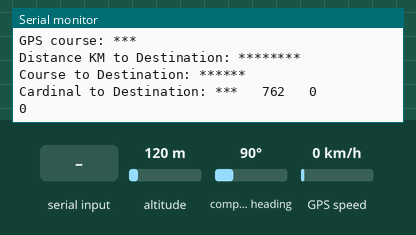
Simulated run of this sketch. Board: Arduino Mega 2560, built with avr-gcc and run on an emulated ATmega2560. Parts: the last lines printed to the serial monitor. The inputs (shaded band) are chosen by the test bench; at power-on: altitude 120 m, compass heading 90°, GPS speed 0 km/h. The GPS gets a fix after 3 s at 37.7749, -122.4194 with 8 satellites.

Above: at 1.2 s.
1.3 s: altitude set to 0 m
At 2.9 s:
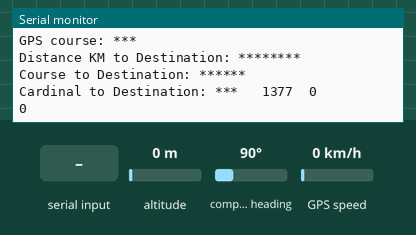
4.6 s: compass heading set to 7°
At 5.8 s:
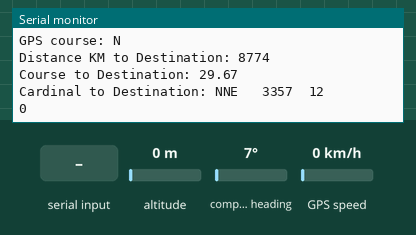
6.7 s: GPS speed set to 30 km/h
At 8.1 s:
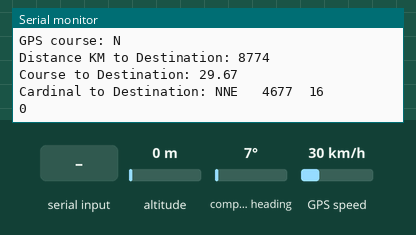
9.7 s: altitude set to 20 m
At 11.0 s:
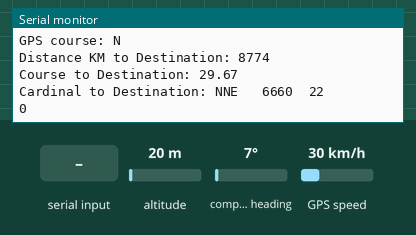
12.8 s: compass heading set to 180°
At 13.8 s:
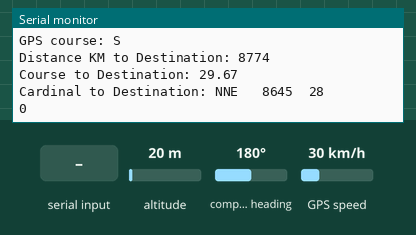
14.9 s: "1" received over the second serial link
At 17.3 s:
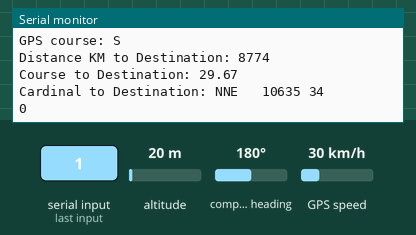

The sketch:

GPSExample.ino
```cpp
/* Working Example for Beitan BN 880 GPS module, using TinyGPSPlus Library by Mikal Hart
Last edit: 23 Feb 2024.

If this is the first time using the GPS module for a while, it requires up to 30
minutes to start up and find a satellite.

GPS location is most effective when the module is outside, or near an open window.

The blue light on the GPS indicates data transmission.
The red light indicates a satellite has been found. */

#include <TinyGPSPlus.h>

// Baud rate of the GPS module
static const uint32_t GPSBaud = 9600;

// The TinyGPSPlus object
TinyGPSPlus gps;

void setup() {
  // Initiate Arduino Serial for debugging
  Serial.begin(115200);
  // Initiate GPS Module Serial
  Serial1.begin(GPSBaud);

  Serial.print(F("Testing TinyGPSPlus library v. "));
  Serial.println(TinyGPSPlus::libraryVersion());
  Serial.println(F("by Mikal Hart"));
  Serial.println();
  Serial.println(F("Sats HDOP  Latitude   Longitude   Fix  Date       Time     Date Alt    Course Speed Card  Distance Course Card  Chars Sentences Checksum"));
  Serial.println(F("           (deg)      (deg)       Age                      Age  (m)    --- from GPS ----  ---- to Destination  ----  RX    RX        Fail"));
  Serial.println(F("----------------------------------------------------------------------------------------------------------------------------------------"));
}

void loop() {
  // Test Latitude and Longitude
  static const double DESTINATION_LAT =52.3731313, DESTINATION_LON = 4.8768349;

  Serial.print("Satellite value: ");
  printInt(gps.satellites.value(), gps.satellites.isValid(), 5);
  Serial.println(" ");

  Serial.print("GPS hdop: ");
  printFloat(gps.hdop.hdop(), gps.hdop.isValid(), 6, 1);
  Serial.println(" ");

  Serial.print("Current lat and Long: ");
  printFloat(gps.location.lat(), gps.location.isValid(), 11, 6);
  printFloat(gps.location.lng(), gps.location.isValid(), 12, 6);
  Serial.println(" ");

  Serial.print("Location age: ");
  printInt(gps.location.age(), gps.location.isValid(), 5);
  Serial.println(" ");

  Serial.print("GPS date + time: ");
  printDateTime(gps.date, gps.time);
  Serial.println(" ");

  Serial.print("Altitude: ");
  printFloat(gps.altitude.meters(), gps.altitude.isValid(), 7, 2);
  Serial.println(" ");

  Serial.print("Course deg: ");
  printFloat(gps.course.deg(), gps.course.isValid(), 7, 2);
  Serial.println(" ");

  Serial.print("Speed kmph value: ");
  printFloat(gps.speed.kmph(), gps.speed.isValid(), 6, 2);
  Serial.println(" ");

  Serial.print("GPS course: ");
  printStr(gps.course.isValid() ? TinyGPSPlus::cardinal(gps.course.deg()) : "*** ", 6);
  Serial.println(" ");

  unsigned long distanceKmToDest =
    (unsigned long)TinyGPSPlus::distanceBetween(
      gps.location.lat(),
      gps.location.lng(),
      DESTINATION_LAT,
      DESTINATION_LON)
    / 1000;
  Serial.print("Distance KM to Destination: ");
  printInt(distanceKmToDest, gps.location.isValid(), 9);
  Serial.println(" ");

  double courseToDest =
    TinyGPSPlus::courseTo(
      gps.location.lat(),
      gps.location.lng(),
      DESTINATION_LAT,
      DESTINATION_LON);

  Serial.print("Course to Destination: ");
  printFloat(courseToDest, gps.location.isValid(), 7, 2);
  Serial.println(" ");

  const char *cardinalToDest = TinyGPSPlus::cardinal(courseToDest);

  Serial.print("Cardinal to Destination: ");
  printStr(gps.location.isValid() ? cardinalToDest : "*** ", 6);
  printInt(gps.charsProcessed(), true, 6);
  printInt(gps.sentencesWithFix(), true, 10);
  printInt(gps.failedChecksum(), true, 9);
  Serial.println();

  smartDelay(1000);

  if (millis() > 5000 && gps.charsProcessed() < 10)
    Serial.println(F("No GPS data received: check wiring"));
}

// This custom version of delay() ensures that the gps object
// is being "fed".
static void smartDelay(unsigned long ms) {
  unsigned long start = millis();
  do {
    while (Serial1.available())
      gps.encode(Serial1.read());
  } while (millis() - start < ms);
}

static void printFloat(float val, bool valid, int len, int prec) {
  if (!valid) {
    while (len-- > 1)
      Serial.print('*');
    Serial.print(' ');
  } else {
    Serial.print(val, prec);
    int vi = abs((int)val);
    int flen = prec + (val < 0.0 ? 2 : 1);  // . and -
    flen += vi >= 1000 ? 4 : vi >= 100 ? 3
                           : vi >= 10  ? 2
                                       : 1;
    for (int i = flen; i < len; ++i)
      Serial.print(' ');
  }
  smartDelay(0);
}

static void printInt(unsigned long val, bool valid, int len) {
  char sz[32] = "*****************";
  if (valid)
    sprintf(sz, "%ld", val);
  sz[len] = 0;
  for (int i = strlen(sz); i < len; ++i)
    sz[i] = ' ';
  if (len > 0)
    sz[len - 1] = ' ';
  Serial.print(sz);
  smartDelay(0);
}

static void printDateTime(TinyGPSDate &d, TinyGPSTime &t) {
  if (!d.isValid()) {
    Serial.print(F("********** "));
  } else {
    char sz[32];
    sprintf(sz, "%02d/%02d/%02d ", d.month(), d.day(), d.year());
    Serial.print(sz);
  }

  if (!t.isValid()) {
    Serial.print(F("******** "));
  } else {
    char sz[32];
    sprintf(sz, "%02d:%02d:%02d ", t.hour(), t.minute(), t.second());
    Serial.print(sz);
  }

  printInt(d.age(), d.isValid(), 5);
  smartDelay(0);
}

static void printStr(const char *str, int len) {
  int slen = strlen(str);
  for (int i = 0; i < len; ++i)
    Serial.print(i < slen ? str[i] : ' ');
  smartDelay(0);
}
```

Measured:
- after the input at 1.3 s, the serial monitor: prints a new line after 0.84 s (image 1)
- after the input at 4.6 s, the serial monitor: prints a new line after 0.60 s (image 2)
- after the input at 6.7 s, the serial monitor: prints a new line after 0.56 s (image 3)
- after the input at 9.7 s, the serial monitor: prints a new line after 0.63 s (image 4)
- after the input at 12.8 s, the serial monitor: prints a new line after 0.62 s (image 5)
- after the input at 14.9 s, the serial monitor: prints a new line after 0.56 s (image 6)
